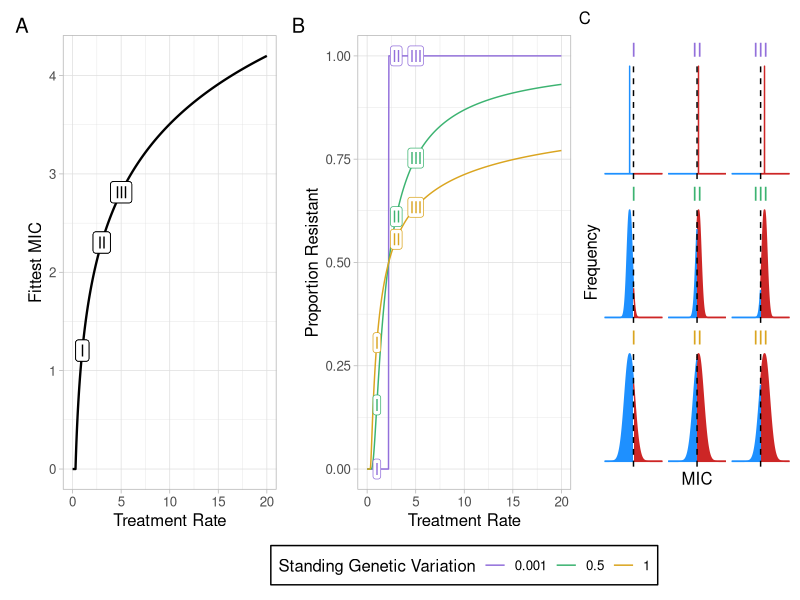

R code for this plot:
library(dplyr)
library(stringr)
library(gridExtra)
library(ggplot2)
library(patchwork)
library(ggpubr)

#####################################################################################################################################
# CALCULATING FITTEST MIC AND PROPORTION OF RESISTANCE FOR DIFFERENT ANTIBIOTIC USAGE RATES AND AMOUNTS OF STANDING GENETIC VARIANCE

sd_rs_list<-c(0.001, 0.5, 1) # Standing genetic variance 
ts_list<-seq(0,20,length.out=1001) # Antibiotic usage x antibiotic clearance rate

# Data frame for standing genetic variance and treatment rate
sd_rs_rep<-data.frame(sd_rs=rep(sd_rs_list,each=length(ts_list)))
ts_rep<-data.frame(ts=rep(ts_list,times=length(sd_rs_list))) 
SGV_and_treatment<-cbind(sd_rs_rep,ts_rep) 

c<-0.3 # cost of resistance 
b<-1 # transmission rate
g<-0.5 # immune clearance rate
n<-1 # host population density
cutoff<-2 # MIC threshold for resistance

df<-data.frame()
for (i in 1:nrow(SGV_and_treatment)){
  t<-SGV_and_treatment$ts[i] # Treatment rate
  sd_r<-SGV_and_treatment$sd_rs[i] # Standing genetic variance
  
  # R0 = stuff_in / stuff_out
  # R0 = (transmission x host_pop)  /  ( cost x MIC  +  immune_clearance  +  AB_clearance x treatment_rate x exp(-MIC) )
  # R0 = (beta*n)/(c*MIC + gamma + t*exp(-MIC))
  # Differentiate R0 with respect to MIC (how does R0 with change with change in MIC)
  # dR0/dMIC = -(n*beta*(c-t*exp(-MIC))) / (c*MIC + gamma + t*exp(-MIC))^2
  # Solve for MIC when R0 is maximum (dR0/dMIC=0)
  # MIC = -log(c/t) = log(t/c)
  fittest_mic<-ifelse(log(t/c)>0, log(t/c), 0) # Fittest MIC (model with clearance cost)

  prop_resistant<-pnorm(log(cutoff),mean=log(fittest_mic),sd=sd_r,lower.tail=F) # Proportion of strains above threshold for resistance
  # Normal distribution, mean = log(MIC), SD = standing genetic variance (0, 0.1, 1 or 10)
  # we are saying that the strains in circulation are normally distributed around the fittest MIC, with standing genetic variance
  # given our distribution of MIC (mean = fittest MIC, SD = standing genetic variance), what is the probability of drawing a number above the cutoff (threshold for resistance)

  x<-data.frame(t,sd_r,fittest_mic,prop_resistant)
  df<-rbind(df,x)
}

######################################################################################################################################################
# GRAPHS

tr_examlpes<-c(1,3,5)
tr_titles<-c("I","II","III")
lab<-filter(df, t %in% tr_examlpes) %>%full_join(data.frame(t=tr_examlpes,label=tr_titles),by="t")
  
fittest_mic_plot<-ggplot(df,aes(x=t,y=fittest_mic))+
  geom_line(lwd=0.8)+
  geom_label(data=lab,aes(x=t,y=fittest_mic,label=label))+
  labs(x="Treatment Rate",y="Fittest MIC")+
  theme_light()

prop_resistance_plot<-ggplot(df,aes(x=t,y=prop_resistant,colour=as.factor(sd_r)))+
  geom_line(lwd=0.5)+
  theme_light()+
  labs(x="Treatment Rate",y="Proportion Resistant")+
  scale_colour_manual(name=str_wrap("Standing Genetic Variation", width=30),values=c("mediumpurple","mediumseagreen","goldenrod"))+
  geom_label(data=lab,aes(x=t,y=prop_resistant,label=label), show.legend = F, label.padding = unit(0.1, "lines"))+
  theme(legend.background = element_rect(fill="white",size=0.5, linetype="solid", colour ="black"),legend.position="bottom")
  
# Examples 
fittest_mic<-ifelse(log(tr_examlpes/c)>0, log(tr_examlpes/c), 0)
to_plot<-data.frame(fittest_mic=rep(fittest_mic,length(sd_rs_list)),variance=rep(sd_rs_list,each=length(tr_examlpes)))
title<-rep(tr_titles,length(sd_rs_list))
title_col<-rep(c("mediumpurple","mediumseagreen","goldenrod"),each=length(sd_rs_list))

plots<-list()
for(i in 1:nrow(to_plot)){
mean<-to_plot$fittest_mic[i]
variance<-to_plot$variance[i]
df2<-data.frame(x=seq(-4,8,0.01),y=dnorm(seq(-4,8,0.01), mean, variance))
plots[[i]]<-ggplot(data=df2,aes(x,y))+
  geom_ribbon(data=subset(df2,x>2),aes(ymax=y),ymin=0,fill="firebrick3",colour="firebrick3")+
  geom_ribbon(data=subset(df2,x<2),aes(ymax=y),ymin=0,fill="dodgerblue",colour="dodgerblue")+
  theme_void()+
  theme(axis.text = element_blank(),axis.ticks = element_blank(),plot.title = element_text(colour = title_col[i],hjust=0.5))+
  geom_vline(xintercept = 2, linetype="dashed", color = "black", size=0.5)+
  labs(title=title[i],x=NULL,y=NULL)
}

example_plots<-ggarrange(plots[[1]],plots[[2]],plots[[3]],plots[[4]],plots[[5]],plots[[6]],plots[[7]],plots[[8]],plots[[9]])
example_plots<-annotate_figure(example_plots,bottom = text_grob("MIC"),left = text_grob("Frequency",rot = 90))
patchwork<-(fittest_mic_plot|prop_resistance_plot|example_plots) + plot_layout(widths = c(3,3,3))
patchwork + plot_annotation(tag_levels = 'A') & theme(plot.tag = element_text(face = 1), text = element_text(size = 12))